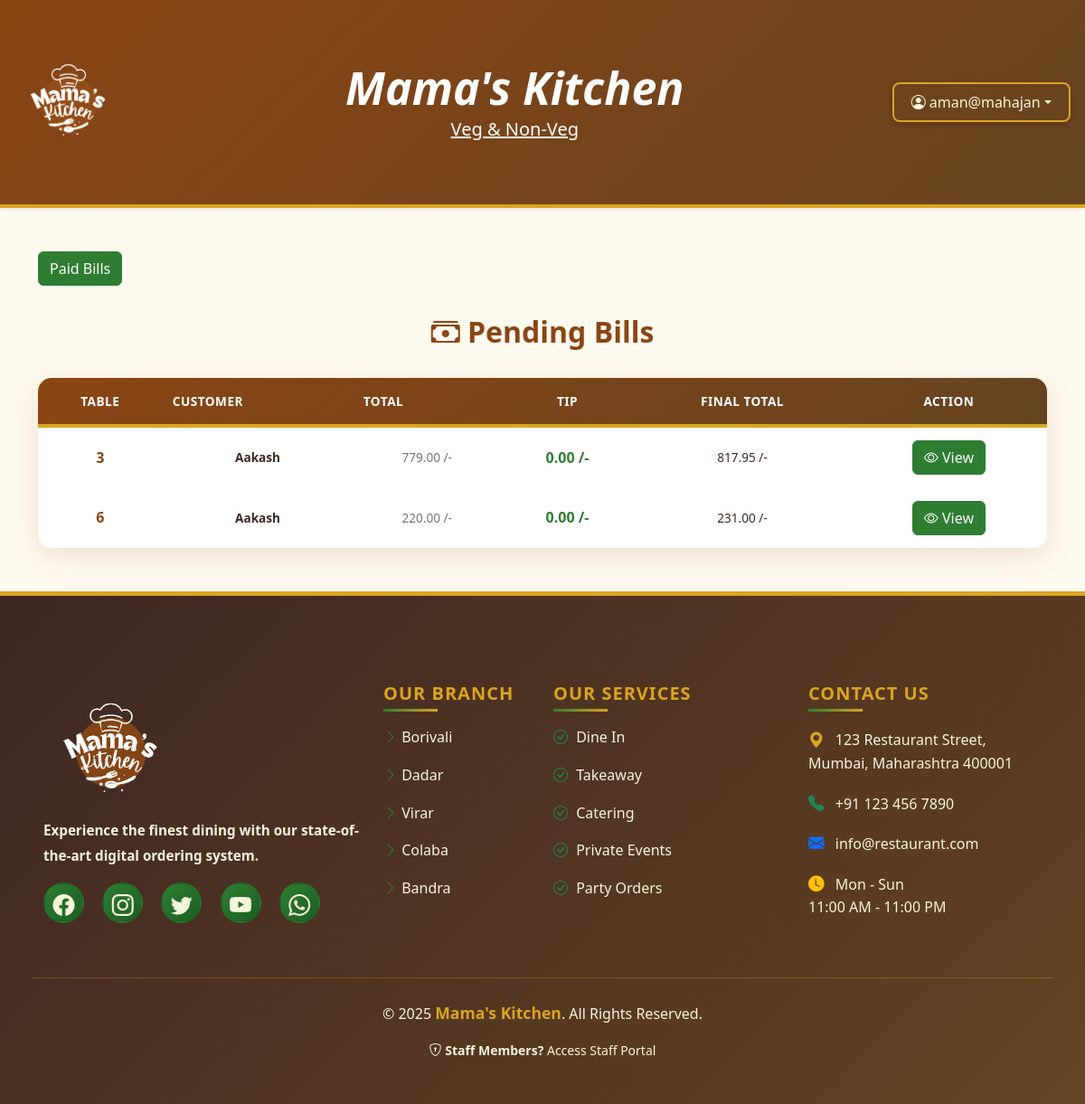
/cashier/ (signed in), run on an earlier commit of the app's database.
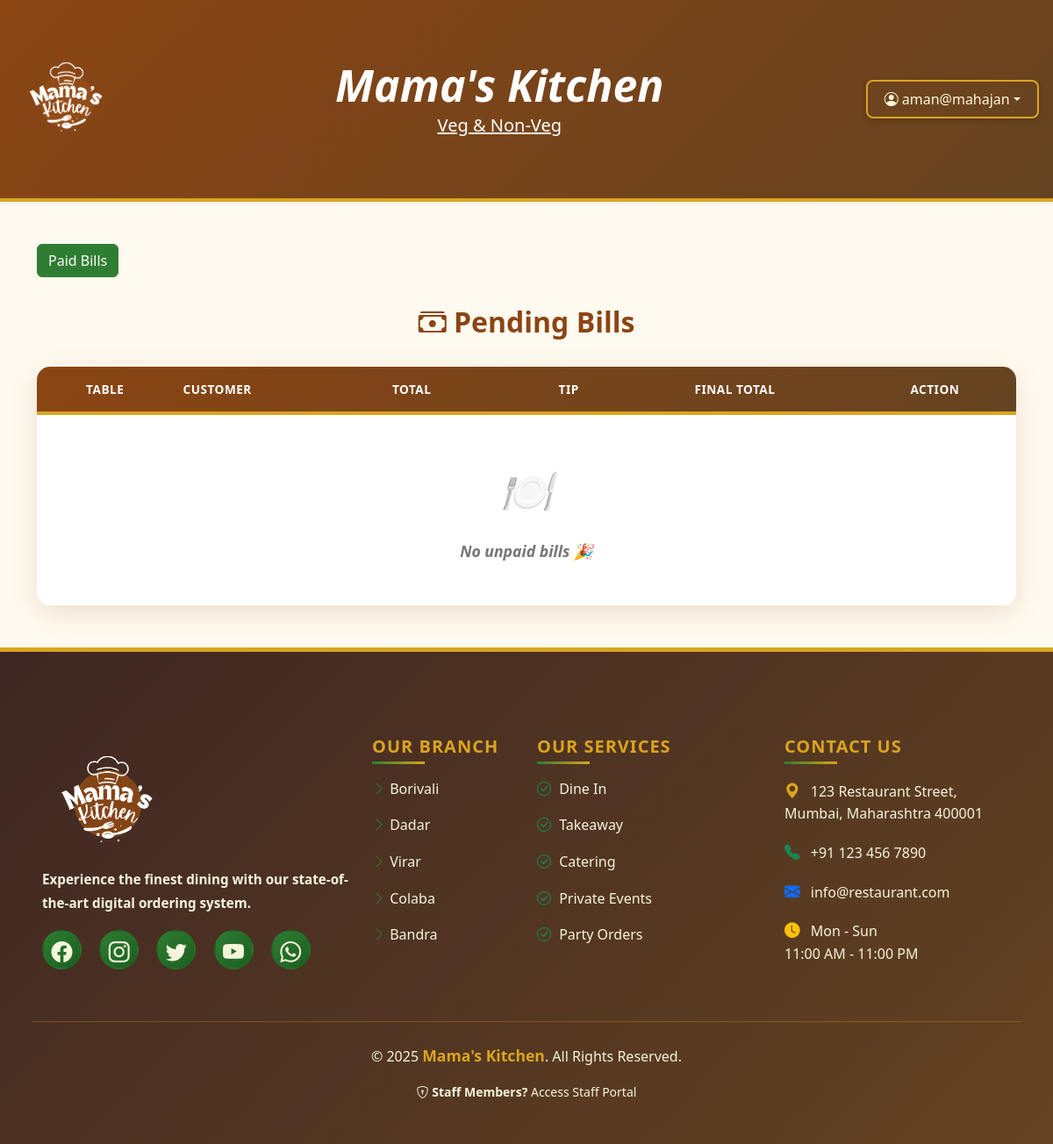
And on a later commit of the database.
### common/models.py (models this page shows, shortened)
class Bill(models.Model):
    order = models.OneToOneField(Order, on_delete=models.CASCADE)
    total = models.DecimalField(max_digits=8, decimal_places=2)
    tip = models.DecimalField(max_digits=6, decimal_places=2, default=0)
    is_paid = models.BooleanField(default=False)
    payment_method = models.CharField(max_length=10, blank=True, null=True)
    generated_at = models.DateTimeField(auto_now_add=True)
    def final_total(self):
        return self.total + self.tip
    def get_tax_settings(self):
        return TaxSetting.objects.last()
    def cgst_amount(self):
        setting = self.get_tax_settings()
        if not setting:
            return Decimal('0.00')
        return self.total * setting.cgst / Decimal('100.0')
    def sgst_amount(self):
        setting = self.get_tax_settings()
        if not setting:
            return Decimal('0.00')
        return self.total * setting.sgst / Decimal('100.0')
    def grand_total_with_tax(self):
        return self.final_total() + self.cgst_amount() + self.sgst_amount()

class Order(models.Model):
    table = models.ForeignKey(Table, on_delete=models.CASCADE)
    customer = models.ForeignKey(Customer, on_delete=models.CASCADE)
    waiter = models.ForeignKey(Staff, on_delete=models.SET_NULL, null=True, blank=True)
    status = models.CharField(max_length=20, default='Pending')  # e.g. pending, preparing, served, paid
    created_at = models.DateTimeField(auto_now_add=True)

class Table(models.Model):
    number = models.IntegerField(unique=True)
    capacity = models.IntegerField()
    is_occupied = models.BooleanField(default=False)
    assigned_waiter = models.ForeignKey('Staff', null=True, blank=True, on_delete=models.SET_NULL)
    last_activity = models.DateTimeField(auto_now=True)

class Customer(models.Model):
    name = models.CharField(max_length=100)
    mobile = models.CharField(max_length=10, unique=True)
    email = models.EmailField()
    otp = models.CharField(max_length=6)
    is_verified = models.BooleanField(default=False)
    table = models.ForeignKey(Table, null=True, blank=True, on_delete=models.SET_NULL)

class TaxSetting(models.Model):
    cgst = models.DecimalField(max_digits=5, decimal_places=2)
    sgst = models.DecimalField(max_digits=5, decimal_places=2)

### cashier/views.py (the view)
# urls.py: path('', views.cashier_dashboard, name='cashier_dashboard'),
@login_required
def cashier_dashboard(request):
    bills = Bill.objects.filter(is_paid=False).select_related('order__customer', 'order__table')
    return render(request, 'cashier/dashboard.html', {'bills': bills})

### templates/cashier/dashboard.html
{% extends 'base.html' %}
{% block content %}
<div class="container mt-5">
  <a href="{% url 'paid_bills' %}" class="btn btn-success">Paid Bills</a>
  <div class="text-center">
    <h3><i class="bi bi-cash-stack"></i> Pending Bills</h3>
  </div>
  <table class="admin-table">
    <thead>
      <tr>
        <th>Table</th>
        <th>Customer</th>
        <th>Total</th>
        <th>Tip</th>
        <th>Final Total</th>
        <th>Action</th>
      </tr>
    </thead>
    <tbody>
      {% for bill in bills %}
      <tr class="text-center">
        <td>{{ bill.order.table.number }}</td>
        <td>{{ bill.order.customer.name }}</td>
        <td>{{ bill.total }} /-</td>
        <td>{{ bill.tip }} /-</td>
        <td>{{ bill.grand_total_with_tax|floatformat:2 }} /-</td>
        <td>
          <a href="{% url 'view_bill' bill.id %}" class="btn btn-success">
            <i class="bi bi-eye"></i> View
          </a>
        </td>
      </tr>
      {% empty %}
      <tr>
        <td colspan="6">No unpaid bills 🎉</td>
      </tr>
      {% endfor %}
    </tbody>
  </table>
</div>
{% endblock %}

What changed in the data, as far as the page shows it:
removed Bill: order.table.number "3", order.customer.name "Aakash", total "779.00", tip "0.00", grand_total_with_tax "817.95"
removed Bill: order.table.number "6", order.customer.name "Aakash", total "220.00", tip "0.00", grand_total_with_tax "231.00"
Also different on the page:
text now shown: "No unpaid bills 🎉"
